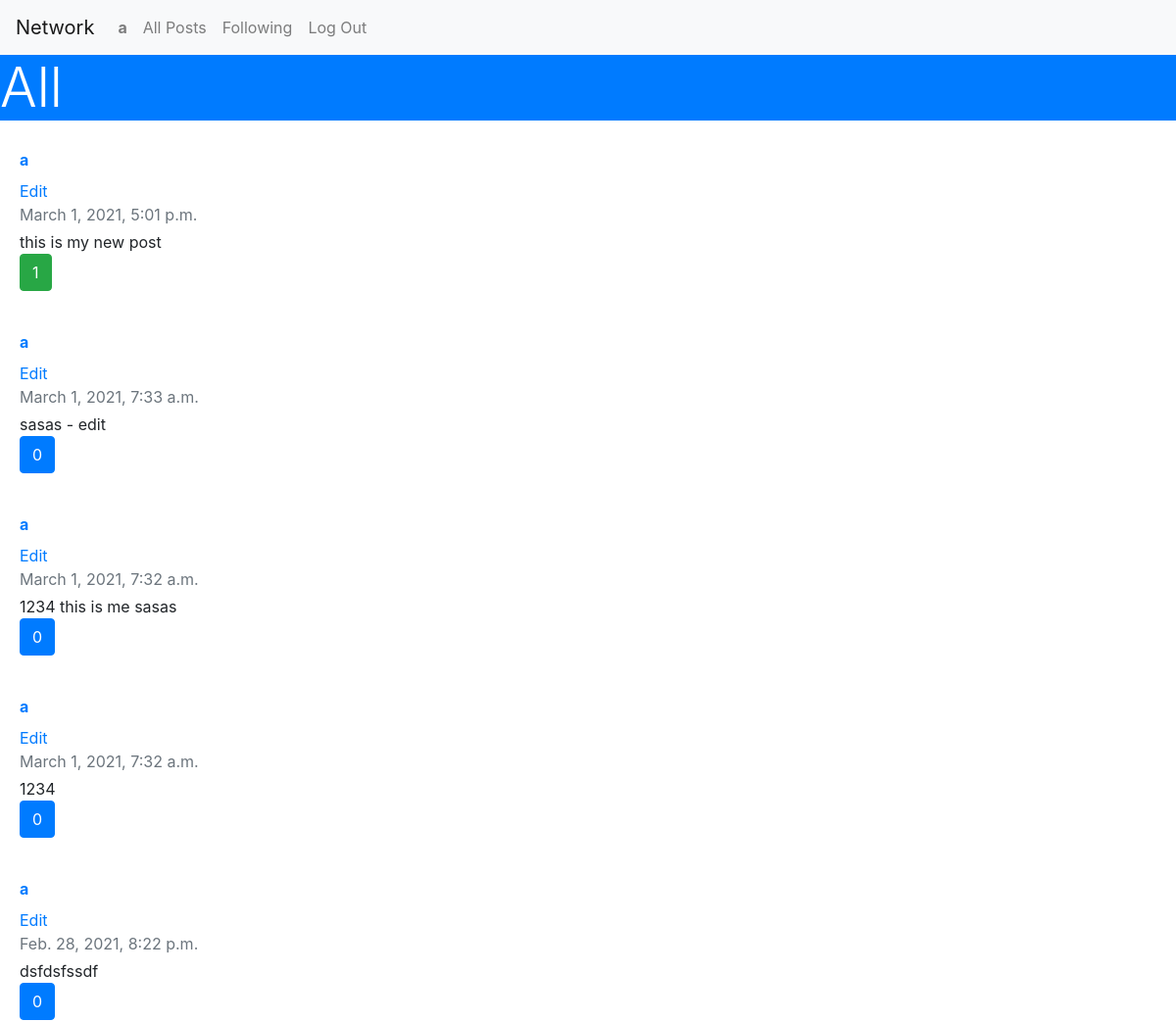
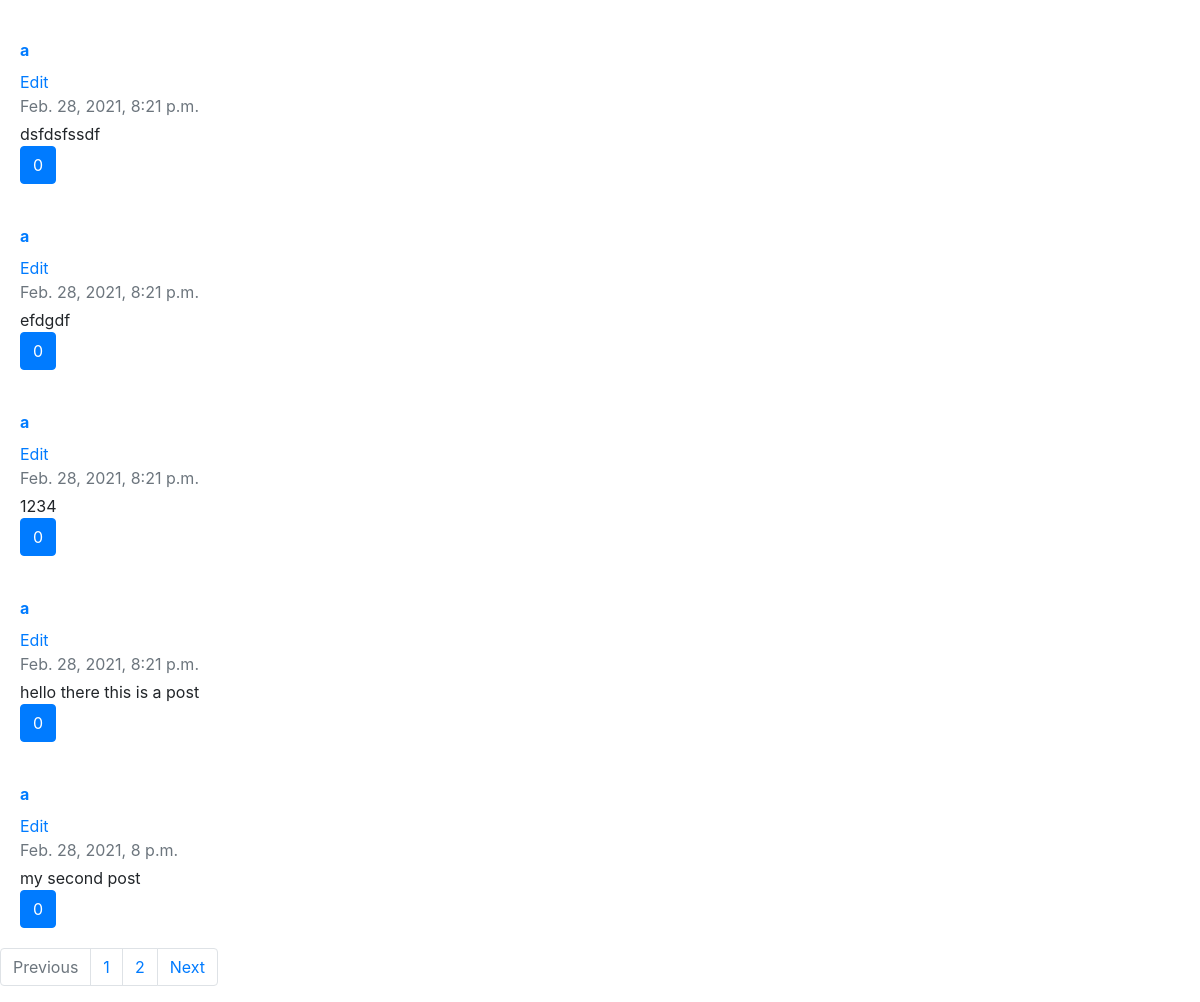
The app's page /all (signed in) with its own data (2 pictures, top to bottom).
### network/models.py (models this page shows, shortened)
class User(AbstractUser):
    following = models.ManyToManyField('User', related_name='followers')

class Post(models.Model):
    content = models.TextField()
    owner = models.ForeignKey(User, on_delete=models.CASCADE, related_name='posts')
    time_created = models.DateTimeField(auto_now_add=True)
    user_likes = models.ManyToManyField(User, related_name='post_likes')
    class Meta:
        ordering = ['-time_created']

### network/views.py (the view)
# urls.py: path('all', views.all_posts, name='all_posts'),
def all_posts(request):
    posts = Post.objects.all()
    paginator = Paginator(posts, 10)
    page_number = request.GET.get('page')
    page_obj = paginator.get_page(page_number)
    return render(request, 'network/posts/post_list.html', {'title': 'All', 'posts': page_obj,
                                                            'page_num_range': range(page_obj.paginator.num_pages)})

### network/templates/network/posts/post_list.html
{% extends 'network/layout.html' %}
{% block body %}
    <h3 class="display-4 btn-primary">{{ title }}</h3>
    {% for post in posts %}
       <div class="card-body d-flex flex-column align-items-start">
              <strong class="d-inline-block mb-2 text-primary"><a href="{% url 'user_profile' post.owner.id %}">{{ post.owner.username }}</a></strong>
              {% if user.id == post.owner.id %}
                <a href="{% url 'edit_post' post.id %}">Edit</a>
              {% endif %}
              <div class="mb-1 text-muted">{{ post.time_created }}</div>
              <p class="card-text mb-auto">{{ post.content }}</p>
            {% if user.is_authenticated %}
              <button id="{{ post.id }}" class="btn
                            {% if user in post.user_likes.all %}btn-success{% else %}btn-primary{% endif %}
                             like">{{ post.user_likes.count }}</button>
            {% endif %}
        </div>
    {% empty %}
        There are no posts right now, return later
    {% endfor %}
    <nav aria-label="Page navigation example">
      <ul class="pagination justify-content-start">
        {% if posts.has_previous %}
             <li class="page-item">
                <a class="page-link" href="?page={{ posts.previous_page_number }}" tabindex="-1" aria-disabled="false">Previous</a>
            </li>
        {% else %}
            <li class="page-item disabled">
                <a class="page-link" href="#" tabindex="-1" aria-disabled="true">Previous</a>
            </li>
        {% endif %}
        {% for i in page_num_range %}
                <li class="page-item"><a class="page-link" href="?page={{ i|add:1 }}">{{ i|add:1 }}</a></li>
        {% endfor %}
        {% if posts.has_next %}
            <li class="page-item">
          <a class="page-link" href="?page={{ posts.next_page_number }}">Next</a>
        </li>
        {% endif %}
      </ul>
    </nav>
{% endblock %}

### network/templates/network/layout.html (shortened to what this page needs)
{% load static %}
<!DOCTYPE html>
<html lang="en">
    <head>
        <link rel="stylesheet" href="https://stackpath.bootstrapcdn.com/bootstrap/4.4.1/css/bootstrap.min.css">
        <link href="{% static 'network/styles.css' %}" rel="stylesheet">
    </head>
    <body>
        <nav class="navbar navbar-expand-lg navbar-light bg-light">
            <a class="navbar-brand" href="{% url 'index' %}">Network</a>
            <div>
              <ul class="navbar-nav mr-auto">
                {% if user.is_authenticated %}
                    <li class="nav-item">
                        <a class="nav-link" href="{% url 'user_profile' user.id %}"><strong>{{ user.username }}</strong></a>
                    </li>
                {% endif %}
                <li class="nav-item">
                  <a class="nav-link" href="{% url 'all_posts' %}">All Posts</a>
                </li>
                {% if user.is_authenticated %}
                    <li class="nav-item">
                        <a class="nav-link" href="{% url 'following' %}">Following</a>
                    </li>
                    <li class="nav-item">
                        <a class="nav-link" href="{% url 'logout' %}">Log Out</a>
                    </li>
                {% endif %}
              </ul>
            </div>
          </nav>
        <div class="body">
            {% block body %}
            {% endblock %}
        </div>
    </body>
</html>

### records on screen
User: username "a"
Post: owner.username "a", shows "Edit", time_created "March 1, 2021, 5:01 p.m.", content "this is my new post", user_likes.count "1"
Post: owner.username "a", shows "Edit", time_created "March 1, 2021, 7:33 a.m.", content "sasas - edit", user_likes.count "0"
Post: owner.username "a", shows "Edit", time_created "March 1, 2021, 7:32 a.m.", content "1234 this is me sasas", user_likes.count "0"
Post: owner.username "a", shows "Edit", time_created "March 1, 2021, 7:32 a.m.", content "1234", user_likes.count "0"
Post: owner.username "a", shows "Edit", time_created "Feb. 28, 2021, 8:22 p.m.", content "dsfdsfssdf", user_likes.count "0"
Post: owner.username "a", shows "Edit", time_created "Feb. 28, 2021, 8:21 p.m.", content "dsfdsfssdf", user_likes.count "0"
Post: owner.username "a", shows "Edit", time_created "Feb. 28, 2021, 8:21 p.m.", content "efdgdf", user_likes.count "0"
Post: owner.username "a", shows "Edit", time_created "Feb. 28, 2021, 8:21 p.m.", content "1234", user_likes.count "0"
Post: owner.username "a", shows "Edit", time_created "Feb. 28, 2021, 8:21 p.m.", content "hello there this is a post", user_likes.count "0"
Post: owner.username "a", shows "Edit", time_created "Feb. 28, 2021, 8 p.m.", content "my second post", user_likes.count "0"

### other values on screen
{{ title }} "All"
{{ i|add:1 }} "1" "2"
